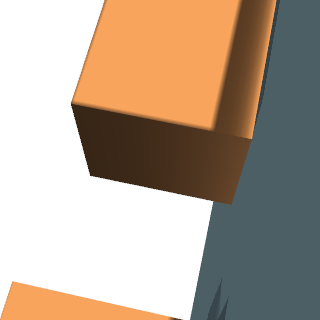
#> input picture frame_test2.png, 320 x 320 px
$ python estimate_blur_radius.py .
#> lines starting #> are read from the running program, lines starting #| are printed output that depends on the picture
import argparse
from pathlib import Path

import numpy as np
from PIL import Image


def load_image(path):
    # Load a raw reference image in integer mode.
    img = Image.open(path)
#> img is the input picture: PIL image 320x320 RGB; mean R, G, B 179.9, 163.5, 147.1
    img = img.convert("I")
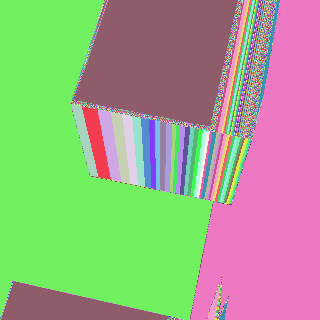
#> img: PIL image 320x320 I; 167 distinct labels, from 41 to 255; one colour per label, 0 black
    return np.array(img, dtype=np.float32)
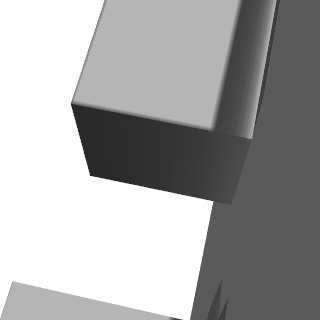
#> returned value: shape (320, 320) float32; min 41, max 255, mean 166.5


def sobel_gradients(image):
    # Compute approximate gradients using Sobel kernels.
    kx = np.array([[1, 0, -1], [2, 0, -2], [1, 0, -1]], dtype=np.float32)
    ky = kx.T
    padded = np.pad(image, 1, mode="reflect")
    gx = np.empty_like(image)
    gy = np.empty_like(image)
    for y in range(image.shape[0]):
        for x in range(image.shape[1]):
            patch = padded[y : y + 3, x : x + 3]
            gx[y, x] = np.sum(patch * kx)
            gy[y, x] = np.sum(patch * ky)
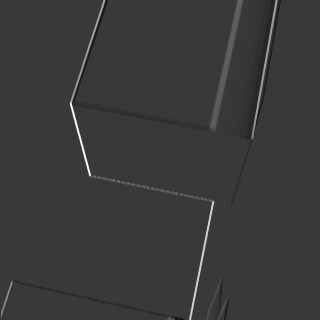
#> gx: shape (320, 320) float32; min -250, max 856, mean 4.1; drawn with min black and max white
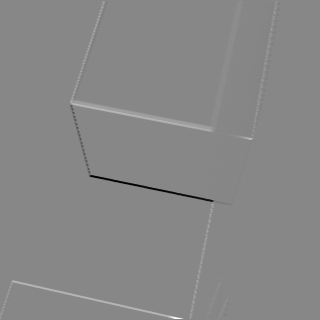
#> gy: shape (320, 320) float32; min -856, max 760, mean 1; drawn with min black and max white
    return gx, gy


def bilinear_sample(image, xs, ys):
    h, w = image.shape
    xs = np.clip(xs, 0, w - 1)
    ys = np.clip(ys, 0, h - 1)
    x0 = np.floor(xs).astype(np.int32)
    y0 = np.floor(ys).astype(np.int32)
    x1 = np.clip(x0 + 1, 0, w - 1)
    y1 = np.clip(y0 + 1, 0, h - 1)
    xa = xs - x0
    ya = ys - y0
    wa = (1 - xa) * (1 - ya)
    wb = xa * (1 - ya)
    wc = (1 - xa) * ya
    wd = xa * ya
    return (
        image[y0, x0] * wa
        + image[y0, x1] * wb
        + image[y1, x0] * wc
        + image[y1, x1] * wd
    )


def sample_edge_profile(image, center, normal, tangent, length=31, width=5):
    half = length // 2
    offsets = np.arange(-half, half + 1, dtype=np.float32)
    profile = np.zeros((width, length), dtype=np.float32)
    for i, t in enumerate(np.linspace(-(width // 2), width // 2, num=width, dtype=np.float32)):
        xs = center[1] + offsets * normal[1] + t * tangent[1]
        ys = center[0] + offsets * normal[0] + t * tangent[0]
        profile[i] = bilinear_sample(image, xs, ys)
    return np.mean(profile, axis=0)


def estimate_sigma_from_profile(profile):
    if profile.size < 5:
        return None
    smooth = np.convolve(profile, np.ones(5) / 5.0, mode="same")
    amin = float(np.min(smooth))
    amax = float(np.max(smooth))
    if amax <= amin:
        return None
    v10 = amin + 0.1 * (amax - amin)
    v90 = amin + 0.9 * (amax - amin)
    x = np.arange(len(smooth), dtype=np.float32)
    def interp_level(level):
        idx = np.where((smooth[:-1] <= level) & (smooth[1:] >= level))[0]
        if idx.size == 0:
            idx = np.where((smooth[:-1] >= level) & (smooth[1:] <= level))[0]
        if idx.size == 0:
            return None
        i = idx[0]
        frac = (level - smooth[i]) / (smooth[i + 1] - smooth[i]) if smooth[i + 1] != smooth[i] else 0.0
        return float(i + frac)
    x10 = interp_level(v10)
    x90 = interp_level(v90)
    if x10 is None or x90 is None or x90 <= x10:
        return None
    width = x90 - x10
    return width / 2.56


def estimate_blur(image, top_n=200, min_gradient=1e-2, sample_width=5):
    gx, gy = sobel_gradients(image)
    magnitude = np.hypot(gx, gy)
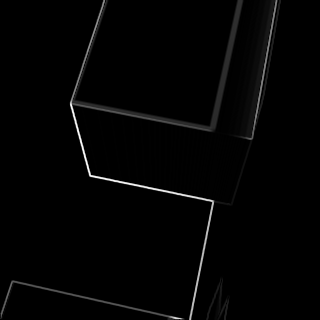
#> magnitude: shape (320, 320) float32; min 0, max 907.9, mean 13.2; drawn with min black and max white
    h, w = image.shape
#> h = 320; w = 320
    indices = np.dstack(np.unravel_index(np.argsort(magnitude.ravel())[::-1], (h, w)))[0]
#> indices = 102400 pairs, first value 0 to 319, second value 0 to 319
    sigmas = []
    count = 0
    for y, x in indices:
        if magnitude[y, x] < min_gradient:
            break
        if count >= top_n:
            break
        mag = magnitude[y, x]
        nx, ny = gx[y, x] / (mag + 1e-12), gy[y, x] / (mag + 1e-12)
        tangent = np.array([-ny, nx], dtype=np.float32)
        normal = np.array([nx, ny], dtype=np.float32)
        if np.any(np.isnan(normal)):
            continue
        if x < 20 or x >= w - 20 or y < 20 or y >= h - 20:
            continue
        profile = sample_edge_profile(image, (y, x), normal, tangent, length=41, width=sample_width)
        sigma = estimate_sigma_from_profile(profile)
        if sigma is not None and 0.1 < sigma < 10:
            sigmas.append(sigma)
            count += 1
#> this loop made 121 passes
#> (y, mag, nx, ny, tangent, amin in estimate_sigma_from_profile, v10 in estimate_sigma_from_profile) on passes 1 to 11: (175, 907.9, 0.707, -0.707, [0.707, 0.707], 25.2, 48.18), (158, 904.4, 0.946, -0.323, [0.323, 0.946], 25.12, 48.11), (128, 904.4, 0.946, -0.323, [0.323, 0.946], 25.04, 48.03), (161, 904.4, 0.946, -0.323, [0.323, 0.946], 25.14, 48.13), (109, 904.4, 0.946, -0.323, [0.323, 0.946], 66.39, 85.25), (143, 904.4, 0.946, -0.323, [0.323, 0.946], 25.11, 48.1), (157, 904.4, 0.946, -0.323, [0.323, 0.946], 25.14, 48.13), (142, 904.4, 0.946, -0.323, [0.323, 0.946], 25.12, 48.11), (113, 904.4, 0.946, -0.323, [0.323, 0.946], 42.5, 63.75), (106, 904.4, 0.946, -0.323, [0.323, 0.946], 106.1, 121), (165, 904.4, 0.946, -0.323, [0.323, 0.946], 25.18, 48.16)
#> y on passes 24 to 29: 154, 105, 180, 181, 153, 112
    if len(sigmas) == 0:
        return None
    return float(np.median(sigmas)), float(np.mean(sigmas)), float(np.std(sigmas)), len(sigmas)


def list_images(folder):
    suffixes = {".png", ".jpg", ".jpeg", ".bmp", ".tif", ".tiff", ".pgm"}
    folder_path = Path(folder)
    return sorted([p for p in folder_path.iterdir() if p.suffix.lower() in suffixes])


def main():
    parser = argparse.ArgumentParser(description="Estimate Gaussian blur radius from NanEye reference images.")
    parser.add_argument("folder", type=str, help="Folder containing reference images.")
    parser.add_argument("--max-images", type=int, default=20, help="Maximum number of images to analyze.")
    parser.add_argument("--top-edges", type=int, default=120, help="Number of strong edges to sample per image.")
    parser.add_argument("--output", type=str, default="blur_estimate.json", help="JSON output file.")
    args = parser.parse_args()

    image_paths = list_images(args.folder)[: args.max_images]
    results = []
    for path in image_paths:
        image = load_image(path)
        estimate = estimate_blur(image, top_n=args.top_edges)
        if estimate is not None:
            median_sigma, mean_sigma, sigma_std, samples = estimate
            results.append(
                {
                    "image": str(path.name),
                    "median_sigma": median_sigma,
                    "mean_sigma": mean_sigma,
                    "sigma_std": sigma_std,
                    "samples": samples,
                }
            )
            print(f"{path.name}: median σ={median_sigma:.3f}, mean σ={mean_sigma:.3f}, samples={samples}")
#| frame_test2.png: median σ=4.269, mean σ=4.380, samples=120
        else:
            print(f"{path.name}: no valid edge estimates")
#> pass 2 of the loop in main, `for path in image_paths:`:
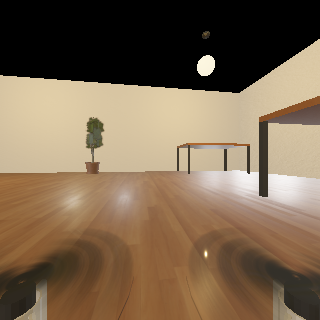
#> input picture input.png, 320 x 320 px
#> in load_image, img is the input picture: PIL image 320x320 RGBA; mean R, G, B, A 122.9, 102.9, 80.4, 255
#> img: PIL image 320x320 I
#> after the loop in sobel_gradients (call 2), `for y in range(image.shape[0]):`:
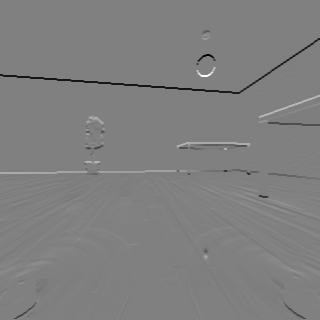
#> gy: shape (320, 320) float32; min -979, max 968, mean -2.6; drawn with min black and max white
#> in estimate_blur (call 2), `magnitude = np.hypot(gx, gy)`:
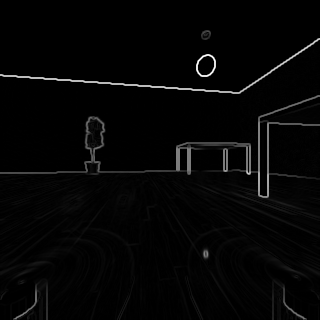
#> magnitude: shape (320, 320) float32; min 0, max 1095.2, mean 24.4; drawn with min black and max white
#> the loop in estimate_blur (call 2), `for y, x in indices:` made 355 passes
#> y on passes 1 to 3: 56, 61, 55
#| input.png: median σ=2.023, mean σ=2.201, samples=120

    if not results:
        print("No blur estimates could be computed.")
        return

    medians = [r["median_sigma"] for r in results]
    print("\nSummary:")
    print(f"Median of medians: {np.median(medians):.3f}")
#| Median of medians: 3.146
    print(f"Mean of medians: {np.mean(medians):.3f}")
#| Mean of medians: 3.146
    print(f"Std of medians: {np.std(medians):.3f}")
#| Std of medians: 1.123

    import json

    output = {
        "results": results,
        "summary": {
            "median_of_medians": float(np.median(medians)),
            "mean_of_medians": float(np.mean(medians)),
            "std_of_medians": float(np.std(medians)),
            "image_count": len(results),
        },
    }
    with open(args.output, "w", encoding="utf-8") as f:
        json.dump(output, f, indent=2)
    print(f"Written output to {args.output}")


if __name__ == "__main__":
    main()
